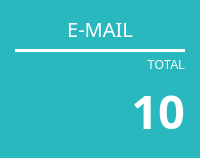
                   <widget class="QFrame" name="frame_20">
                    <property name="sizePolicy">
                     <sizepolicy hsizetype="Minimum" vsizetype="Ignored">
                      <horstretch>20</horstretch>
                      <verstretch>20</verstretch>
                     </sizepolicy>
                    </property>
                    <property name="minimumSize">
                     <size>
                      <width>178</width>
                      <height>139</height>
                     </size>
                    </property>
                    <property name="styleSheet">
                     <string notr="true">background-color: rgb(42, 184, 191);
border-radius: 10px;</string>
                    </property>
                    <property name="frameShape">
                     <enum>QFrame::StyledPanel</enum>
                    </property>
                    <property name="frameShadow">
                     <enum>QFrame::Raised</enum>
                    </property>
                    <layout class="QVBoxLayout" name="verticalLayout_17">
                     <property name="leftMargin">
                      <number>15</number>
                     </property>
                     <property name="topMargin">
                      <number>15</number>
                     </property>
                     <property name="rightMargin">
                      <number>15</number>
                     </property>
                     <property name="bottomMargin">
                      <number>15</number>
                     </property>
                     <item>
                      <widget class="QLabel" name="label_37">
                       <property name="font">
                        <font>
                         <family>Asap</family>
                         <pointsize>15</pointsize>
                         <weight>50</weight>
                         <italic>false</italic>
                         <bold>false</bold>
                        </font>
                       </property>
                       <property name="styleSheet">
                        <string notr="true">color: rgb(255, 255, 255);</string>
                       </property>
                       <property name="text">
                        <string>E-MAIL</string>
                       </property>
                       <property name="alignment">
                        <set>Qt::AlignCenter</set>
                       </property>
                      </widget>
                     </item>
                     <item>
                      <widget class="Line" name="line_13">
                       <property name="enabled">
                        <bool>true</bool>
                       </property>
                       <property name="styleSheet">
                        <string notr="true">background-color: rgb(255, 255, 255);</string>
                       </property>
                       <property name="orientation">
                        <enum>Qt::Horizontal</enum>
                       </property>
                      </widget>
                     </item>
                     <item>
                      <widget class="QLabel" name="label_38">
                       <property name="styleSheet">
                        <string notr="true">color: rgb(255, 255, 255);</string>
                       </property>
                       <property name="text">
                        <string>TOTAL</string>
                       </property>
                       <property name="alignment">
                        <set>Qt::AlignBottom|Qt::AlignRight|Qt::AlignTrailing</set>
                       </property>
                      </widget>
                     </item>
                     <item>
                      <layout class="QHBoxLayout" name="horizontalLayout_21">
                       <item>
                        <widget class="QPushButton" name="ButtonEmail">
                         <property name="sizePolicy">
                          <sizepolicy hsizetype="Minimum" vsizetype="Minimum">
                           <horstretch>2</horstretch>
                           <verstretch>2</verstretch>
                          </sizepolicy>
                         </property>
                         <property name="cursor">
                          <cursorShape>PointingHandCursor</cursorShape>
                         </property>
                         <property name="styleSheet">
                          <string notr="true">background-image: url(:/barr/Grupo 198.png);
background-position:center;
background-repeat: no-repeat;
</string>
                         </property>
                        </widget>
                       </item>
                       <item>
                        <widget class="QLabel" name="labelEmail">
                         <property name="sizePolicy">
                          <sizepolicy hsizetype="Minimum" vsizetype="Minimum">
                           <horstretch>3</horstretch>
                           <verstretch>0</verstretch>
                          </sizepolicy>
                         </property>
                         <property name="font">
                          <font>
                           <family>Segoe UI Semibold</family>
                           <pointsize>35</pointsize>
                           <weight>75</weight>
                           <bold>true</bold>
                          </font>
                         </property>
                         <property name="styleSheet">
                          <string notr="true">color: rgb(255, 255, 255);</string>
                         </property>
                         <property name="frameShadow">
                          <enum>QFrame::Plain</enum>
                         </property>
                         <property name="text">
                          <string>10</string>
                         </property>
                         <property name="textFormat">
                          <enum>Qt::AutoText</enum>
                         </property>
                         <property name="alignment">
                          <set>Qt::AlignRight|Qt::AlignTrailing|Qt::AlignVCenter</set>
                         </property>
                         <property name="margin">
                          <number>0</number>
                         </property>
                        </widget>
                       </item>
                      </layout>
                     </item>
                    </layout>
                   </widget>
